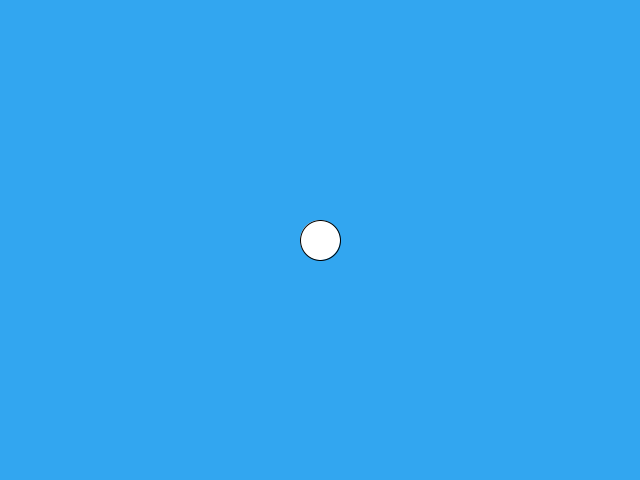
Frame 1 (no input)
Frame 60 (the mouse pressed at the canvas centre just before this capture): identical to frame 1, image omitted
Frame 120 (the mouse held since frame 60 and released just before this capture): identical to frame 1, image omitted

The Processing sketch that drew this single still picture (run headless with seeded random() and noise(); from frame 60 on, the mouse is pressed at the canvas centre):

// Processing sketch: InputAndMotion
// ── InputAndMotion.pde
float x = 0;
float y = 0;
float speedX = 0;
float speedY = 0;
float currentSpeed = 0;
float maxSpeed = 4;
float acceleration = 10;
float deAcceleration = 3;
float deltaTime;
long time;
boolean moveLeft;
boolean moveRight;
boolean moveUp;
boolean moveDown;
int velocity = 5;


void setup()
{
  size(640,480); // Setup 
  x = width/2;
  y = height/2;
}

void draw() {
	background(50, 166, 240); // Bakgrund
	println("speedX: " + speedX + " speedY: " + speedY); // printa speed x och speedy på skräm
	long currentTime = millis(); // CurrentTime är  Får in tiden i form av millis, sekunder istället för frames.
	deltaTime = (currentTime - time) * 0.001f; // CurrentTime är 0 - gånger med 0 - 0.001 för millesekunder

  if (moveLeft) {
  	speedX = speedX - deltaTime * acceleration; // Första sekunden 0.001 - allts står still - räknar ut accelartionen på X-axeln.
    
  }
  else if (moveRight) {
  	speedX = speedX + deltaTime *  acceleration; // Samma fast positivt - bygger för höger
    
  }
  else if (speedX != 0) {
  	speedX = moveTowards(speedX, 0, deltaTime *  deAcceleration); // 
  }
  if (moveUp) {
  	speedY = speedY - deltaTime *  acceleration;
  	
  }
  else if (moveDown) {
  	speedY = speedY + deltaTime *  acceleration;
  	
  }
  else if (speedY != 0) {
  	speedY = moveTowards(speedY, 0, deltaTime *  deAcceleration);

  }
  	if (speedX > maxSpeed) { // Right speed
  		speedX = maxSpeed;
  	}

  	else if (speedX < -maxSpeed) { // Left speed
  		speedX = -maxSpeed;
  	}

  	if (speedY > maxSpeed) { // Up speed
  		speedY = maxSpeed;
  	}

  	else if (speedY < -maxSpeed) { // Down speed
  		speedY = -maxSpeed;
  	}

  	x += speedX;
  	y += speedY;
	ellipse(x, y, 40, 40);
	time = currentTime;

}
//Key pressed, set our variables to true
void keyPressed()
{
	if (keyCode == LEFT || key == 'a')
		moveLeft = true;
	else if (keyCode == RIGHT || key == 'd')
		moveRight = true;
	if (keyCode == UP || key == 'w') 
		moveUp = true;
	else if (keyCode == DOWN || key == 's')
		moveDown = true;
		
}


//When a key is released, we will set our variable to false
void keyReleased()
{
	if (keyCode == LEFT || key == 'a')
		moveLeft = false;
	else if (keyCode == RIGHT || key == 'd')
		moveRight = false;
	if (keyCode == UP || key == 'w')
		moveUp = false;
	else if (keyCode == DOWN || key == 's')
		moveDown = false;
		
	
}

float calculateDeaccelerationDirection (float v) 
{ // Kallas på alla axlar - plockas på moveTowards, tas både på X och Y. 
	if (v < 0) {
		return -1; // Byta plats på 109 & 113 kommer bli en konstant accelration, aldrig en deacceleration.
	}
	else
	{
		return 1;
	}

}

float moveTowards(float currSpeed, float targetSpeed, float maxStep) { // 
    if (abs(targetSpeed - currSpeed) <= maxStep)
        return targetSpeed;

    return currSpeed + maxStep * calculateDeaccelerationDirection(targetSpeed - currSpeed); // Ränkar ut ett värde från vart jag skall deaccelerera
}
